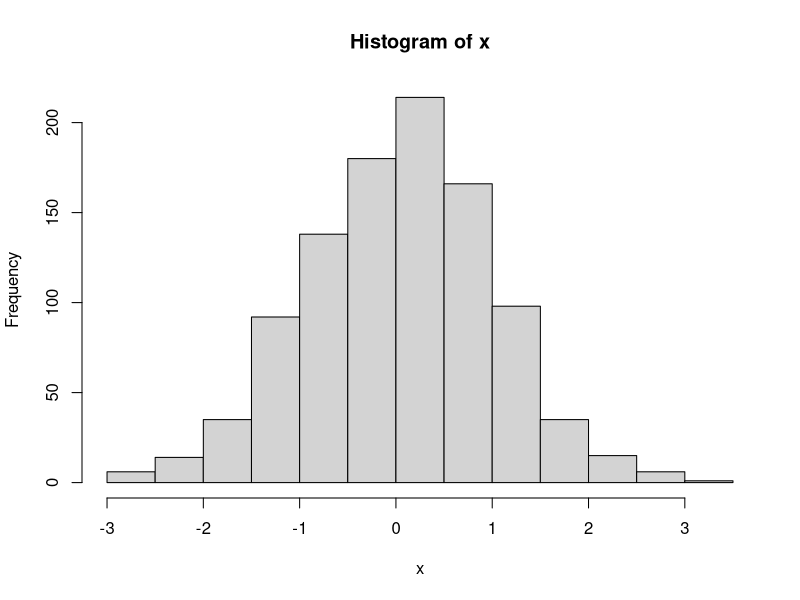
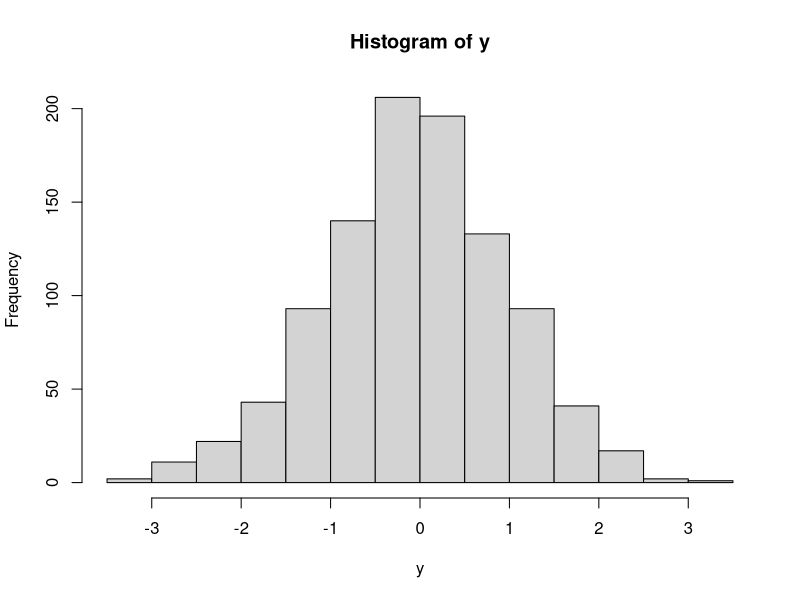
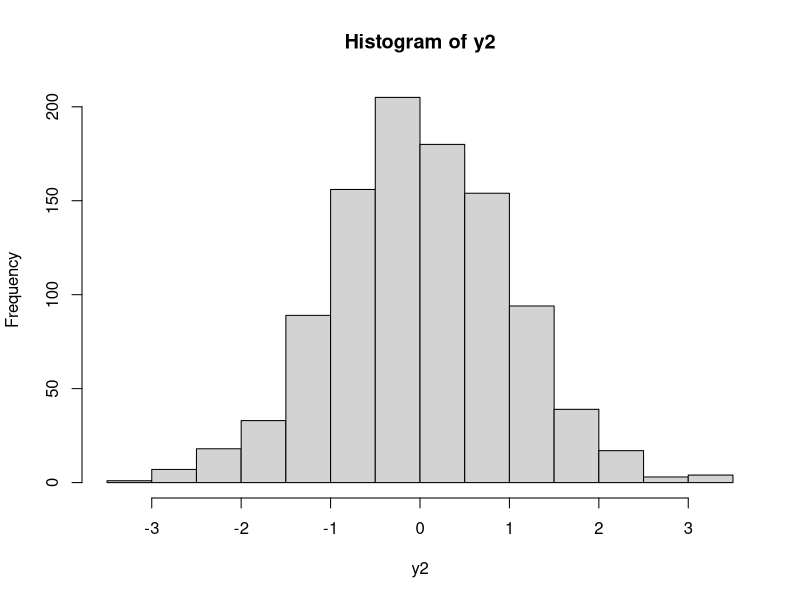
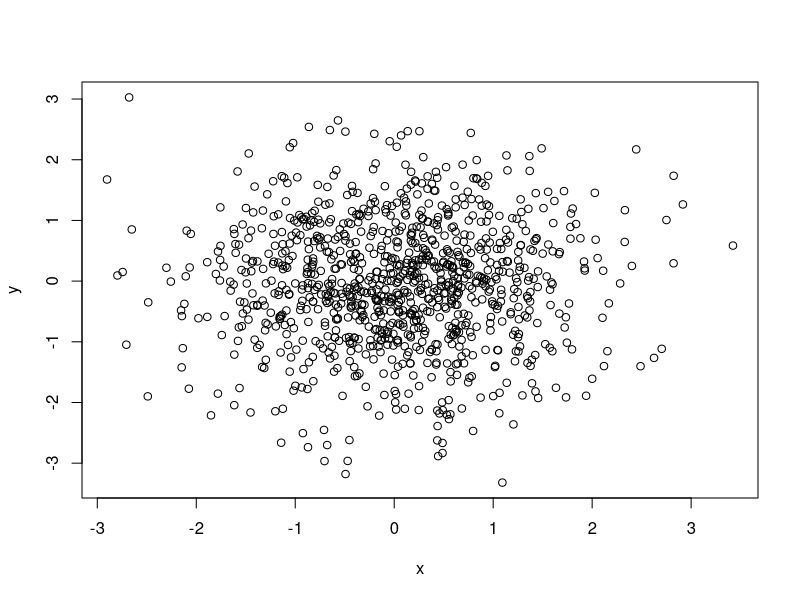
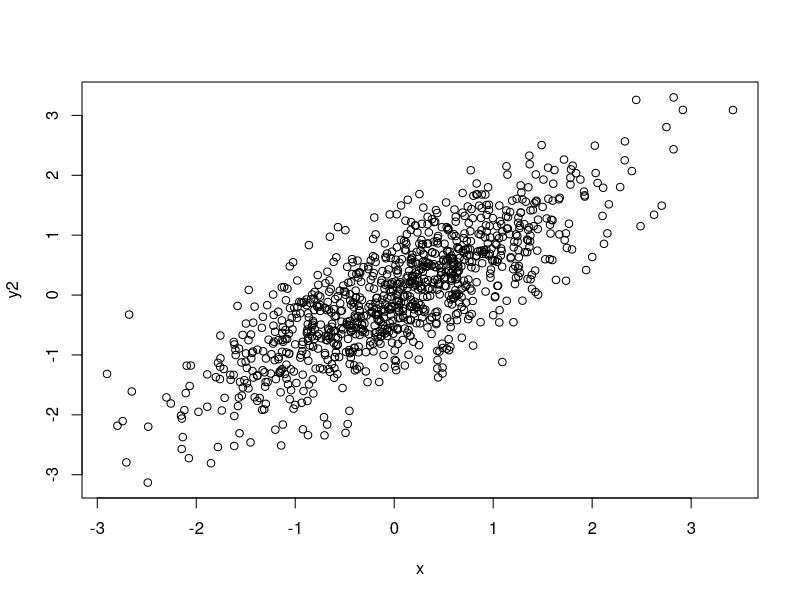
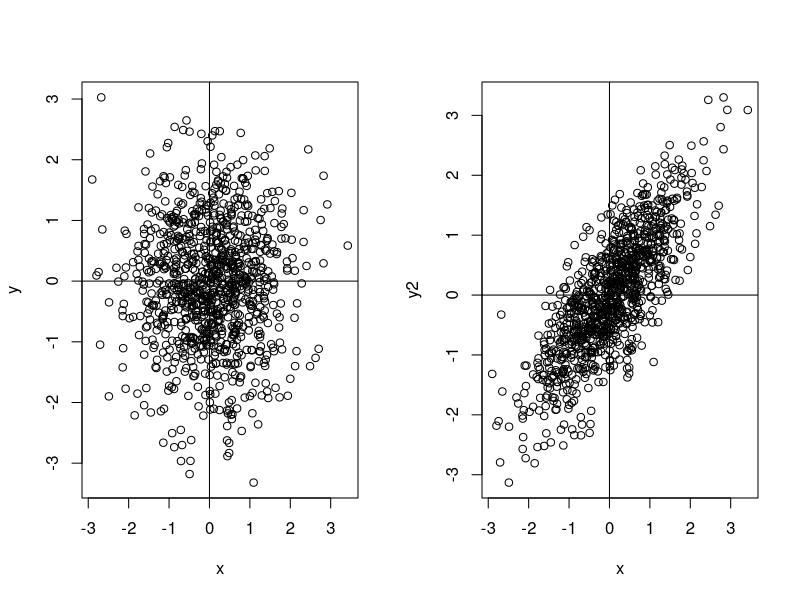

The R source for these figures, in order:
x = rnorm(1000)
y = rnorm(1000)
y2 = .8*x + sqrt(1-.8^2)*y
hist(x)
hist(y)
hist (y2)
plot(x,y)
plot(x,y2)

par(mfrow = c(1,2))
plot(x,y)
abline(h = 0, v = 0)
plot(x,y2)
abline(h = 0, v = 0)
